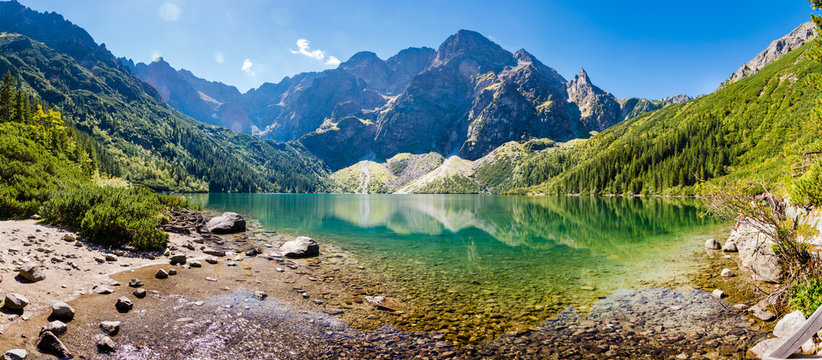
#> input picture zdj.jpg, 822 x 360 px
$ python Zad5.py
#> lines starting #> are read from the running program, lines starting #| are printed output that depends on the picture
import cv2

image = cv2.imread("zdj.jpg")
#> image is the input picture: shape (360, 822, 3); mean B, G, R 119.1, 128.2, 107.9

(h, w) = image.shape[:2]
#> h = 360; w = 822

(cX, cY) = (w // 2, h // 2)
#> cX = 411; cY = 180

image[0:cY, 0:cX] = (255, 0, 0)
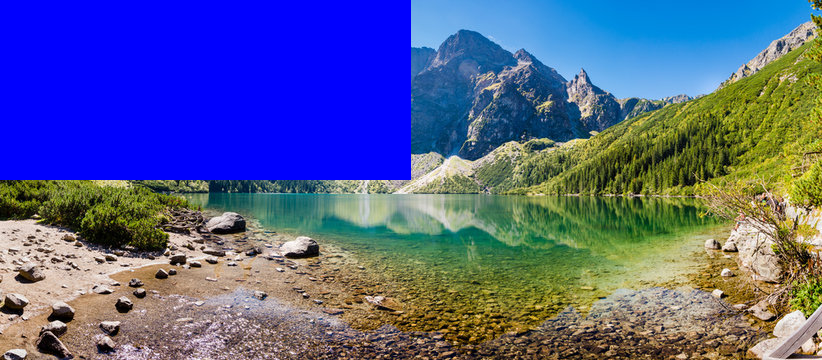
#> image: shape (360, 822, 3); mean B, G, R 143.7, 95, 84.8

cv2.imshow("After", image)

cv2.waitKey(0)

$ run again, with B.jpg copied over zdj.jpg
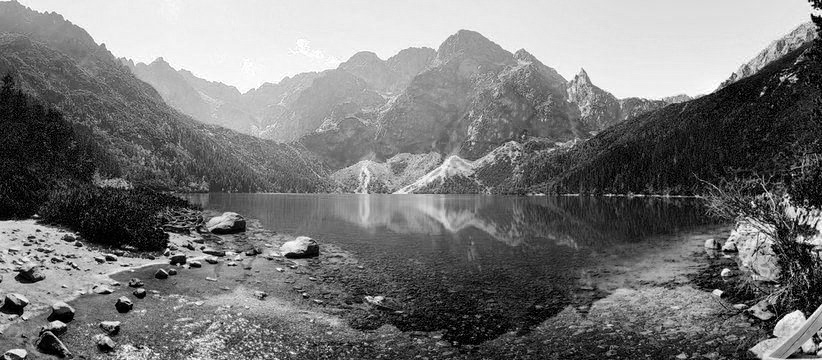
#> input picture B.jpg, 822 x 360 px
#> image is the input picture: shape (360, 822, 3); min 0, max 255, mean 119.1
#> `image[0:cY, 0:cX] = (255, 0, 0)`:
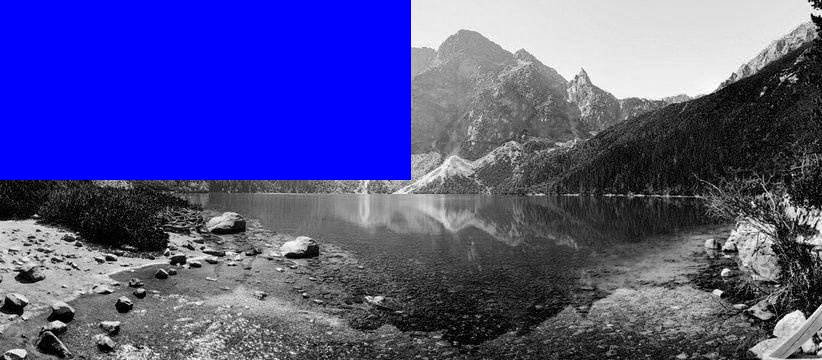
#> image: shape (360, 822, 3); mean B, G, R 143.7, 79.9, 79.9

$ run again, with R.jpg copied over zdj.jpg
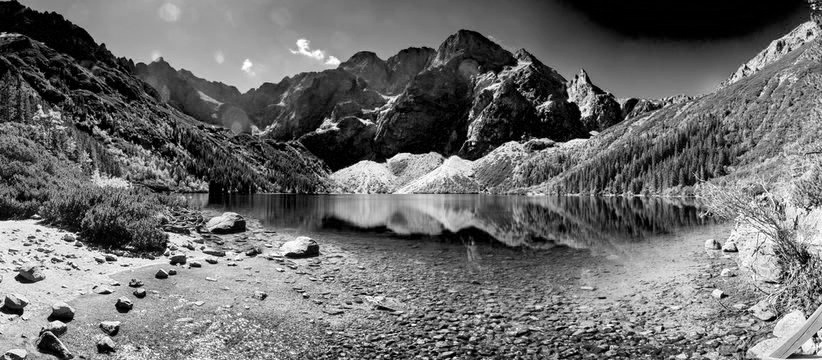
#> input picture R.jpg, 822 x 360 px
#> image is the input picture: shape (360, 822, 3); min 0, max 255, mean 108
#> `image[0:cY, 0:cX] = (255, 0, 0)`:
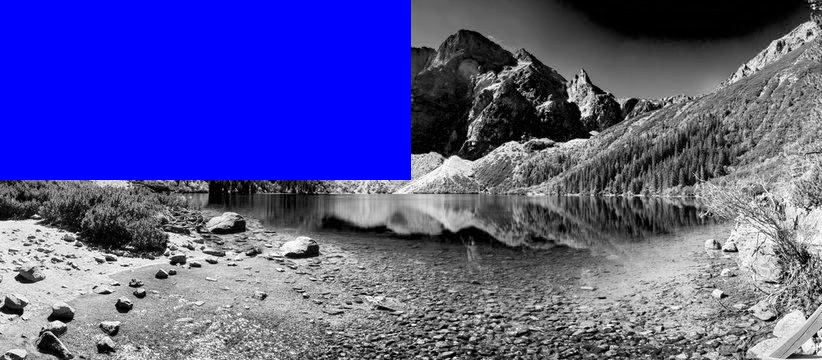
#> image: shape (360, 822, 3); mean B, G, R 148.6, 84.9, 84.9
